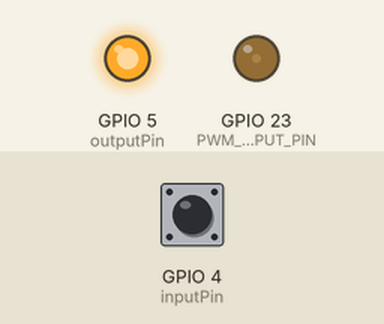
This sketch was run on a simulated ESP32. On the bench: output pins drawn as LEDs (lit = HIGH). Inputs (shaded band) come from the test bench; at power-on: GPIO 4 (inputPin) HIGH. WiFi joins after 1.5 s; servers stay silent unless stated; what the sketch prints to the serial monitor is not drawn.

Above: at 2.7 s.
2.8 s: GPIO 4 (inputPin) pulled LOW for 0.15 s
At 2.87 s:
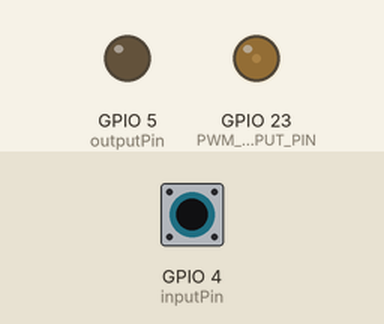
4.4 s: GPIO 4 (inputPin) pulled LOW for 3.2 s
At 8.9 s:
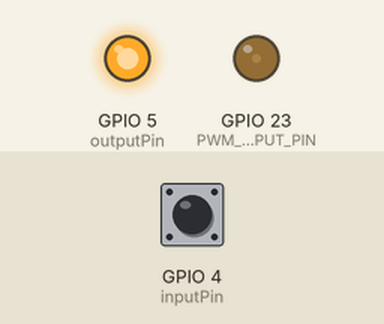
Timing chart, 0 to 10.4 s (numbered marks = the images above; inputs shaded):
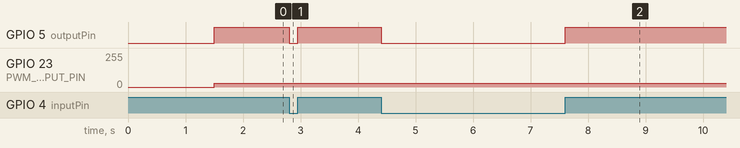

Measured:
- after the input at 2.8 s, GPIO 5 (outputPin): HIGH → LOW at once, → HIGH 0.15 s later
- after the input at 4.4 s, GPIO 5 (outputPin): HIGH → LOW at once, → HIGH 3.2 s later

The sketch:

freq_WIFI_1.0.ino
```cpp
#include <WiFi.h>
#include <WebServer.h>

// --- WiFi Credentials ---
// Replace with your network details!
const char* ssid = "Home";
const char* password = "m76283175M@";

// --- Web Server Object---
WebServer server(80);

// --- Global variables to hold data for the web page ---
// Using String type to make it easy to display
String webVoltage = "N/A";
String webHighTime = "N/A";
String webLowTime = "N/A";
String webDuty = "N/A";
String webFrequency = "N/A";
// Pin settings
const int inputPin = 4;      // Input pin for PWM signal (must be an ADC pin, GPIO4 is ADC1_CH10)
const int outputPin = 5;     // Output pin to replicate PWM signal (GPIO5)
const int PWM_OUTPUT_PIN = 23; // *** FIX: Define a pin for the PWM output ***
const int VOLTAGE_PIN = 34;  // A separate pin for analog voltage reading

// PWM Generator settings
int PWMGenChannel = 0; // Use channel 0 for the generator
int freq = 100;
int res = 8;

// Variables for measurement (must be volatile for use in ISR)
volatile unsigned long pulseHighTime = 0;
volatile unsigned long pulseLowTime = 0;
volatile unsigned long lastEdgeTime = 0;
volatile bool newMeasurementAvailable = false;

// Variables for timed display
unsigned long lastPrintTime = 0;
int adcValue = 0;
float voltage = 0;
// This function builds and sends the HTML web page
void handleRoot() {
  String html = "<!DOCTYPE html><html>";
  html += "<head><meta name=\"viewport\" content=\"width=device-width, initial-scale=1\">";
  html += "<meta http-equiv=\"refresh\" content=\"2\">";
  html += "<link rel=\"icon\" href=\"data:,\">";
  html += "<style>html { font-family: Helvetica; display: inline-block; margin: 0px auto; text-align: center;}";
  html += "h1 {color: #0F3376; padding: 2vh;} p {font-size: 1.5rem;}</style></head>";
  html += "<body><h1>ESP32 PWM Analyzer</h1>";
  html += "<p><strong>Frequency:</strong> " + webFrequency + " Hz</p>";
  html += "<p><strong>Duty Cycle:</strong> " + webDuty + " %</p>";
  html += "<p><strong>High Duration:</strong> " + webHighTime + " &micro;s</p>";
  html += "<p><strong>Low Duration:</strong> " + webLowTime + " &micro;s</p>";
  html += "</body></html>";
  server.send(200, "text/html", html);
}
void IRAM_ATTR measurePulse() {
  unsigned long currentTime = micros();

  if (digitalRead(inputPin)) {
    pulseLowTime = currentTime - lastEdgeTime;
    newMeasurementAvailable = true;
    // adcValue = analogRead(VOLTAGE_PIN);
    // voltage = (adcValue / 4095.0) * 3.3;
  } else {
    pulseHighTime = currentTime - lastEdgeTime;
  }

  lastEdgeTime = currentTime;
}

void setup() {
  Serial.begin(115200);
  Serial.println("PWM Analyzer Started");
  // --- Connect to WiFi and start server ---
  Serial.print("Connecting to WiFi");
  WiFi.begin(ssid, password);
  while (WiFi.status() != WL_CONNECTED) {
    delay(500);
    Serial.print(".");
  }
  Serial.println("\nWiFi connected!");
  Serial.print("IP Address: ");
  Serial.println(WiFi.localIP()); // This is the address for your browser

  server.on("/", handleRoot); // Set up the page handler
  server.begin();             // Start the web server
  Serial.println("HTTP server started");

  // --- Configure the PWM Generator ---
  // ledcSetup(PWMGenChannel, freq, res);
  // // *** FIX: Attach the PWM channel to the output pin ***
  // ledcAttachPin(PWM_OUTPUT_PIN, PWMGenChannel);
  ledcAttach(PWM_OUTPUT_PIN, freq, res);
  // --- Configure the Analyzer Pins ---
  pinMode(inputPin, INPUT_PULLUP);
  pinMode(outputPin, OUTPUT);
  pinMode(VOLTAGE_PIN, INPUT); // Simple input for analog reading

  // Attach interrupt to the input pin
  attachInterrupt(digitalPinToInterrupt(inputPin), measurePulse, CHANGE);
}

void loop() {
   server.handleClient();

  // Generate a PWM signal with a ~50% duty cycle (127 out of 255 for 8-bit resolution)
  ledcWrite(PWM_OUTPUT_PIN, 30);

  // Pass the input signal directly to the output pin
  digitalWrite(outputPin, digitalRead(inputPin));

  if (newMeasurementAvailable) {
    noInterrupts();
    unsigned long highTimeCopy = pulseHighTime;
    unsigned long lowTimeCopy = pulseLowTime;
    newMeasurementAvailable = false;
    interrupts();

    unsigned long period = highTimeCopy + lowTimeCopy;
    if (period > 0) { // Avoid division by zero
    //int adcValue = analogRead(inputPin);

      float frequency = 1000000.0 / period;
      float dutyCycle = (float)highTimeCopy * 100.0 / period;

      // Only print once per second
      if (millis() - lastPrintTime >= 1000) {
        lastPrintTime = millis();
        webHighTime = String(highTimeCopy);
        webLowTime = String(lowTimeCopy);
        webVoltage = String(voltage, 2); // Format voltage to 2 decimal places
        webDuty = String (dutyCycle);
        webFrequency = String ( frequency);
        Serial.println("--------------------");
        Serial.print("Frequency:  ");
        Serial.print(frequency, 2);
        Serial.println(" Hz");
        Serial.print("Duty Cycle: ");
        Serial.print(dutyCycle, 2);
        Serial.println(" %");
        // *** NEW: Print the measured pulse durations ***
        Serial.print("High Duration: ");
        Serial.print(highTimeCopy);
        Serial.println(" us"); // us = microseconds

        Serial.print("Low Duration:  ");
        Serial.print(lowTimeCopy);
        Serial.println(" us");
        // Serial.print("Input Voltage: ");
        // Serial.print(voltage, 2);
        // Serial.println(" V");
      }
    }
  }
}
```
